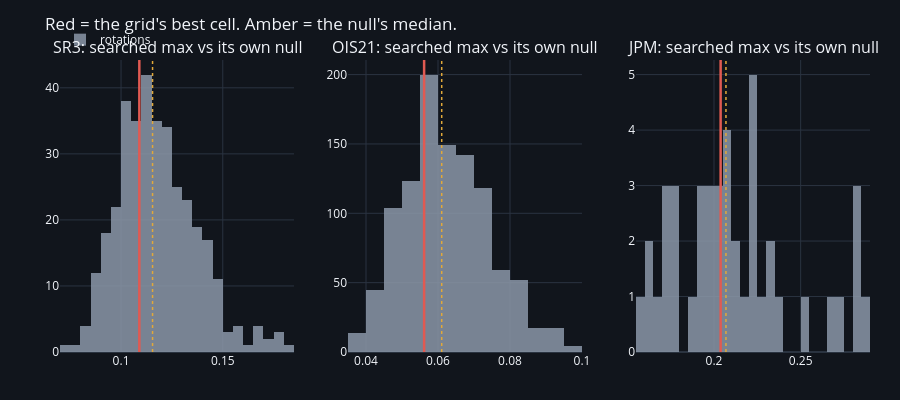

Here is the notebook cell this chart was saved with:
### Code cell
fig = make_subplots(rows=1, cols=len(RES),
                    subplot_titles=[f"{k}: searched max vs its own null" for k in RES])
for i, (name, res) in enumerate(RES.items(), start=1):
    st = np.asarray(res["rotation_null"].get("max_abs_sharpe", []), float)
    if st.size == 0:
        continue
    fig.add_trace(go.Histogram(x=st, nbinsx=30, marker_color=GREY, opacity=0.85,
                               name="rotations", showlegend=(i == 1)), row=1, col=i)
    fig.add_vline(x=float(res["best_sharpe"]), line=dict(color=RED, width=2.5),
                  row=1, col=i)
    fig.add_vline(x=float(res["null_summary"]["median"]),
                  line=dict(color=AMBER, width=1.5, dash="dot"), row=1, col=i)
style(fig, 400, "Red = the grid's best cell. Amber = the null's median.")
fig.show()

### Figure 1 — Plotly figure (JSON) as saved in the notebook; plotly's stock layout.template omitted (floating-point values rounded to 4 significant figures; data arrays with more than 128 entries replaced by an {"elided": "..."} marker saying what was removed)
{"data": [{"marker": {"color": "#8b97a8"}, "name": "rotations", "nbinsx": 30, "opacity": 0.85, "showlegend": true, "type": "histogram", "x": {"elided": "355 float values"}, "xaxis": "x", "yaxis": "y"}, {"marker": {"color": "#8b97a8"}, "name": "rotations", "nbinsx": 30, "opacity": 0.85, "showlegend": false, "type": "histogram", "x": {"elided": "1044 float values"}, "xaxis": "x2", "yaxis": "y2"}, {"marker": {"color": "#8b97a8"}, "name": "rotations", "nbinsx": 30, "opacity": 0.85, "showlegend": false, "type": "histogram", "x": [0.1714, 0.2674, 0.2327, 0.2116, 0.1931, 0.2069, 0.2075, 0.2885, 0.2215, 0.2215, 0.2335, 0.2062, 0.2243, 0.1553, 0.1991, 0.2365, 0.174, 0.1767, 0.1936, 0.1853, 0.2121, 0.2505, 0.1645, 0.1606, 0.2159, 0.2037, 0.1702, 0.2095, 0.2047, 0.1698, 0.2033, 0.1754, 0.1787, 0.19, 0.1983, 0.2253, 0.1984, 0.2235, 0.2235, 0.2723, 0.2834, 0.2838, 0.2804], "xaxis": "x3", "yaxis": "y3"}], "layout": {"annotations": [{"font": {"size": 16}, "showarrow": false, "text": "SR3: searched max vs its own null", "x": 0.1444, "xanchor": "center", "xref": "paper", "y": 1.0, "yanchor": "bottom", "yref": "paper"}, {"font": {"size": 16}, "showarrow": false, "text": "OIS21: searched max vs its own null", "x": 0.5, "xanchor": "center", "xref": "paper", "y": 1.0, "yanchor": "bottom", "yref": "paper"}, {"font": {"size": 16}, "showarrow": false, "text": "JPM: searched max vs its own null", "x": 0.8556, "xanchor": "center", "xref": "paper", "y": 1.0, "yanchor": "bottom", "yref": "paper"}], "height": 400, "legend": {"orientation": "h", "x": 0, "y": 1.02, "yanchor": "bottom"}, "margin": {"b": 48, "l": 60, "r": 30, "t": 60}, "paper_bgcolor": "#11151c", "plot_bgcolor": "#11151c", "shapes": [{"line": {"color": "#e05a52", "width": 2.5}, "type": "line", "x0": 0.109, "x1": 0.109, "xref": "x", "y0": 0, "y1": 1, "yref": "y domain"}, {"line": {"color": "#e0a83a", "dash": "dot", "width": 1.5}, "type": "line", "x0": 0.1155, "x1": 0.1155, "xref": "x", "y0": 0, "y1": 1, "yref": "y domain"}, {"line": {"color": "#e05a52", "width": 2.5}, "type": "line", "x0": 0.05614, "x1": 0.05614, "xref": "x2", "y0": 0, "y1": 1, "yref": "y2 domain"}, {"line": {"color": "#e0a83a", "dash": "dot", "width": 1.5}, "type": "line", "x0": 0.06103, "x1": 0.06103, "xref": "x2", "y0": 0, "y1": 1, "yref": "y2 domain"}, {"line": {"color": "#e05a52", "width": 2.5}, "type": "line", "x0": 0.2038, "x1": 0.2038, "xref": "x3", "y0": 0, "y1": 1, "yref": "y3 domain"}, {"line": {"color": "#e0a83a", "dash": "dot", "width": 1.5}, "type": "line", "x0": 0.2069, "x1": 0.2069, "xref": "x3", "y0": 0, "y1": 1, "yref": "y3 domain"}], "title": {"text": "Red = the grid's best cell. Amber = the null's median."}, "xaxis": {"anchor": "y", "domain": [0.0, 0.2889], "gridcolor": "#2a3340", "zerolinecolor": "#2a3340"}, "xaxis2": {"anchor": "y2", "domain": [0.3556, 0.6444], "gridcolor": "#2a3340", "zerolinecolor": "#2a3340"}, "xaxis3": {"anchor": "y3", "domain": [0.7111, 1.0], "gridcolor": "#2a3340", "zerolinecolor": "#2a3340"}, "yaxis": {"anchor": "x", "domain": [0.0, 1.0], "gridcolor": "#2a3340", "zerolinecolor": "#2a3340"}, "yaxis2": {"anchor": "x2", "domain": [0.0, 1.0], "gridcolor": "#2a3340", "zerolinecolor": "#2a3340"}, "yaxis3": {"anchor": "x3", "domain": [0.0, 1.0], "gridcolor": "#2a3340", "zerolinecolor": "#2a3340"}}}
